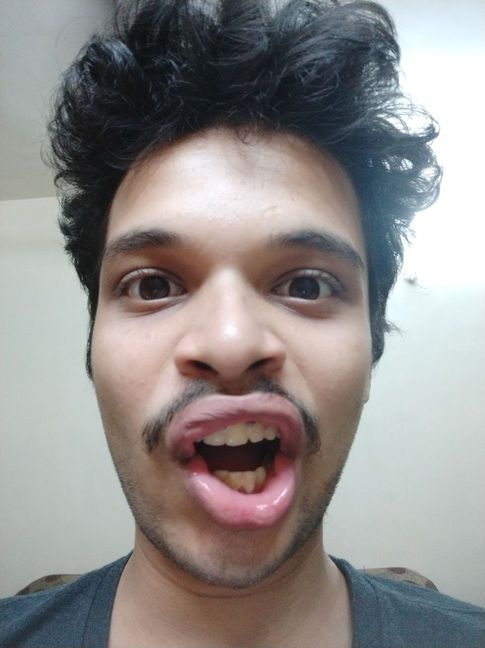
#> input picture training-data/s1/1.jpg, 485 x 648 px; its folder holds only this picture in this run
$ jupyter execute 'Face recognition based attendance system.ipynb'
#> lines starting #> are read from the running program, lines starting #| are printed output that depends on the picture
## Importing necessary packages

[cell 1]
import cv2
import os
import numpy as np

## Entering the names of the students

[cell 2]
subjects = ["", "Shubham Karande", "Yash Gosalia","Leonardo DiCaprio"]

## Setting today's date

[cell 3]
todays_date = 30
todays_date = todays_date - 1

 ## Loading the face detector (Haar Cascade)

[cell 4]
def detect_face(img):
    gray = cv2.cvtColor(img, cv2.COLOR_BGR2GRAY)
    face_cascade = cv2.CascadeClassifier('haarcascade_frontalface_default.xml')
    faces = face_cascade.detectMultiScale(gray, scaleFactor=1.2, minNeighbors=5);
    if (len(faces) == 0):
        return None, None
    (x, y, w, h) = faces[0]
    return gray[y:y+w, x:x+h], faces[0]

## Loading the face images of the students to train our model

[cell 5]
def prepare_training_data(data_folder_path):
#> called with data_folder_path = 'training-data'
    dirs = os.listdir(data_folder_path)
    faces = []
    labels = []
    for dir_name in dirs:
        if not dir_name.startswith("s"):
            continue;
        label = int(dir_name.replace("s", ""))
        subject_dir_path = data_folder_path + "/" + dir_name
        subject_images_names = os.listdir(subject_dir_path)
        for image_name in subject_images_names:
            if image_name.startswith("."):
                continue;
            image_path = subject_dir_path + "/" + image_name
            image = cv2.imread(image_path)
#> image is the input picture: shape (648, 485, 3); mean B, G, R 138.7, 139.9, 143.7
            cv2.imshow("Training on image...", image)
            cv2.waitKey(100)
            face, rect = detect_face(image)
#> in detect_face, `gray = cv2.cvtColor(img, cv2.COLOR_BGR2GRAY)`:
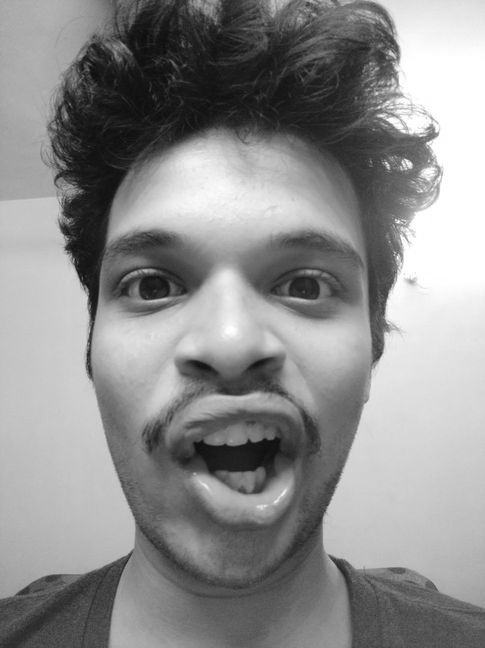
#> gray: shape (648, 485); min 10, max 255, mean 140.9
#> in detect_face, `faces = face_cascade.detectMultiScale(gray, scaleFactor=1.2, minNeighb..`: faces = [[42, 131, 378, 378]]
#> in detect_face, `(x, y, w, h) = faces[0]`: x = 42; y = 131; w = 378
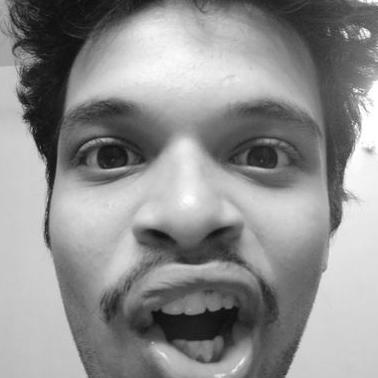
#> face: shape (378, 378); min 12, max 255, mean 142.9
#> rect = [42, 131, 378, 378]
            if face is not None:
                #add face to list of faces
                faces.append(face)
                #add label for this face
                labels.append(label)
#> pass 2 of the loop in prepare_training_data, `for dir_name in dirs:`:
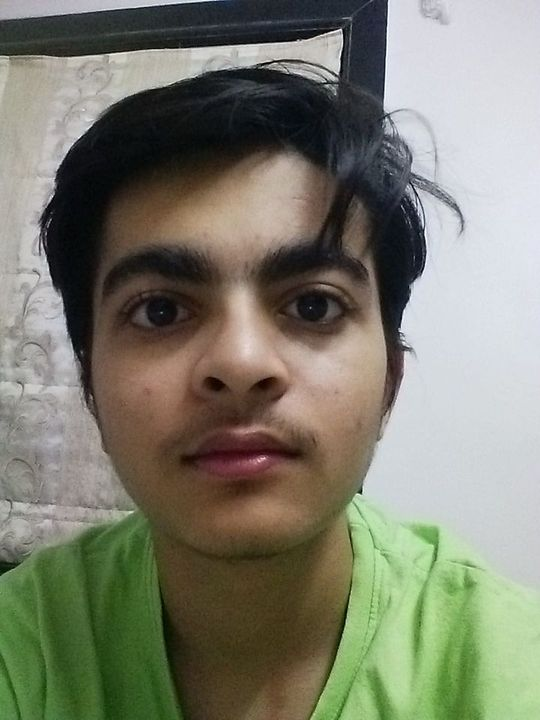
#> input picture training-data/s2/01.jpg, 540 x 720 px
#> in prepare_training_data, image is the input picture: shape (720, 540, 3); mean B, G, R 109.7, 125.3, 124.4
#> in detect_face (call 2), `gray = cv2.cvtColor(img, cv2.COLOR_BGR2GRAY)`:
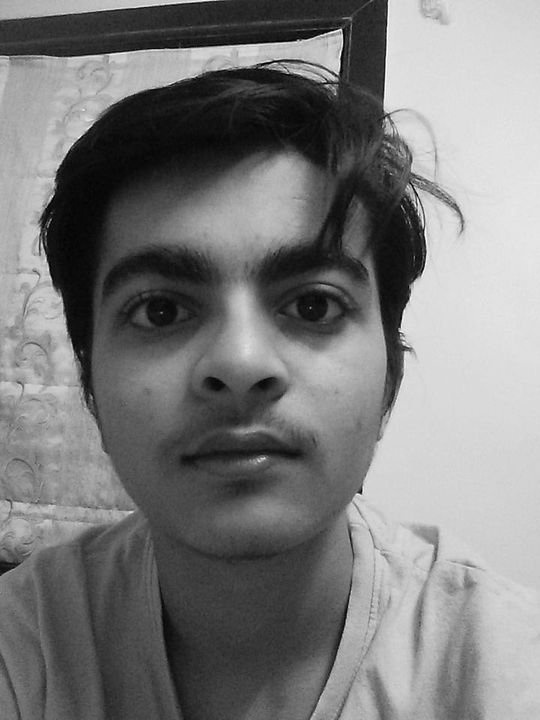
#> gray: shape (720, 540); min 0, max 254, mean 123.3
#> in detect_face (call 2), `faces = face_cascade.detectMultiScale(gray, scaleFactor=1.2, minNeighb..`: faces = [[45, 152, 389, 389]]
#> in detect_face (call 2), `(x, y, w, h) = faces[0]`: x = 45; y = 152; w = 389
#> in prepare_training_data, `face, rect = detect_face(image)`:
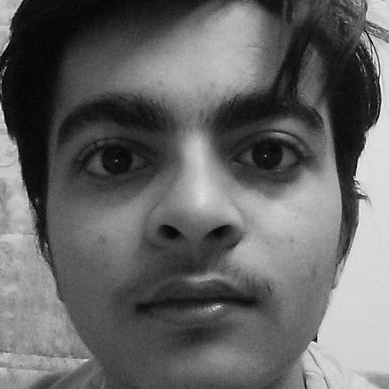
#> face: shape (389, 389); min 0, max 254, mean 101.3
#> in prepare_training_data, `face, rect = detect_face(image)`: rect = [45, 152, 389, 389]
    cv2.destroyAllWindows()
    cv2.waitKey(1)
    cv2.destroyAllWindows()

    return faces, labels

## preparing the data for training

[cell 6]
print("Preparing data...")
faces, labels = prepare_training_data("training-data")
#> faces = 2 items; labels = [1, 2]
print("Data prepared")
print ("total faces:",len(faces))
#| total faces: 2
print ("total labels:",len(labels))
#| total labels: 2
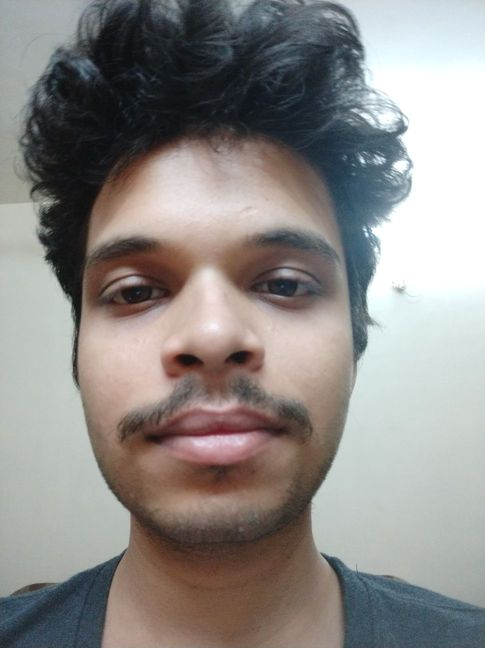
#> input picture test-data/test1.jpg, 485 x 648 px
#> further down, test_img1 is the input picture: shape (648, 485, 3); mean B, G, R 135.5, 138.1, 141.6

## create an instance of the LBPH Face Recognizer

[cell 7]
face_recognizer = cv2.face.LBPHFaceRecognizer_create()

## Training the Face Recognizer on our dataset

[cell 8]
face_recognizer.train(faces, np.array(labels))

## Drawing the rectangle and displying the name of the student recognized (for testing purposes)

[cell 9]
def draw_rectangle(img, rect):
    (x, y, w, h) = rect
    cv2.rectangle(img, (x, y), (x+w, y+h), (0, 255, 0), 2)

def draw_text(img, text, x, y):
    cv2.putText(img, text, (x, y), cv2.FONT_HERSHEY_PLAIN, 1.5, (0, 255, 0), 2)

## Recognizing a face

[cell 10]
def predict(test_img):
    img = test_img.copy()
    face, rect = detect_face(img)
#> in detect_face (call 3), `gray = cv2.cvtColor(img, cv2.COLOR_BGR2GRAY)`:
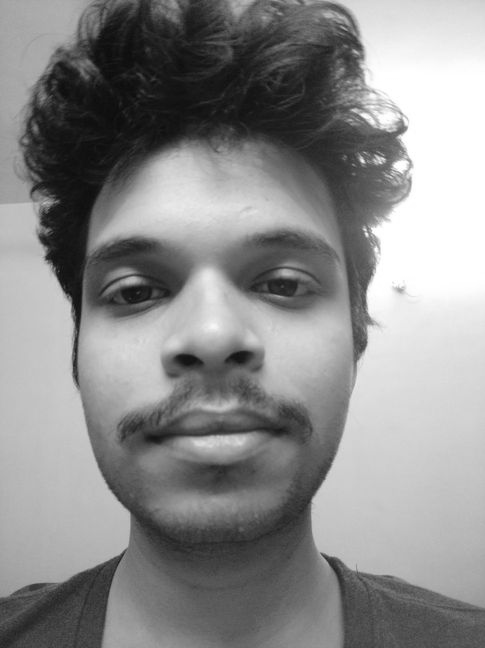
#> gray: shape (648, 485); min 10, max 255, mean 138.8
#> in detect_face (call 3), `faces = face_cascade.detectMultiScale(gray, scaleFactor=1.2, minNeighb..`: faces = [[31, 133, 373, 373]]
#> in detect_face (call 3), `(x, y, w, h) = faces[0]`: x = 31; y = 133; w = 373
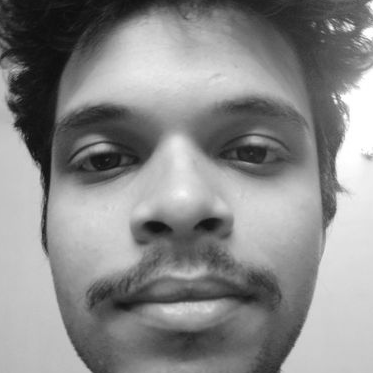
#> face: shape (373, 373); min 13, max 255, mean 137.2
#> rect = [31, 133, 373, 373]

    label= face_recognizer.predict(face)
#> label = (1, 21.12)
    label_text = subjects[label[0]]
#> label_text = 'Shubham Karande'
    global predicted_name
    predicted_name = label_text
#> predicted_name = 'Shubham Karande'
    draw_rectangle(img, rect)
#> in draw_rectangle, `(x, y, w, h) = rect`: x = 31; y = 133; w = 373
    draw_text(img, label_text, rect[0], rect[1]-5)
#> in draw_text, `cv2.putText(img, text, (x, y), cv2.FONT_HERSHEY_PLAIN, 1.5, (0, 255, 0..`:
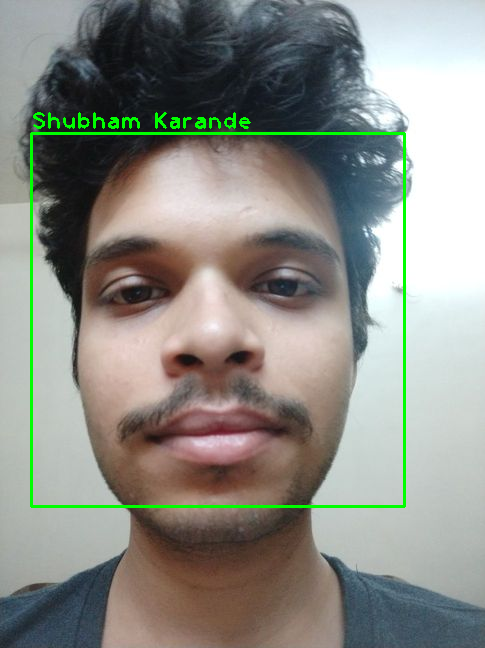
#> img: shape (648, 485, 3); mean B, G, R 133.3, 140.5, 139.4

    return img

## Testing our system on a test image

[cell 11]
print("Predicting images...")

#load test images
test_img1 = cv2.imread('test-data/test1.jpg')
#test_img2 = cv2.imread('test-data/test2.jpg')
#test_img3 = cv2.imread('test-data/test3.jpg')


#perform a prediction
predicted_img1 = predict(test_img1)
#predicted_img2 = predict(test_img2)
#predicted_img3 = predict(test_img3)
print("Prediction complete")

#display both images
cv2.imshow(subjects[1], predicted_img1)
#cv2.imshow(subjects[2], predicted_img2)
#cv2.imshow(subjects[3], predicted_img3)
cv2.waitKey(0)
cv2.destroyAllWindows()

[cell 12]
type(test_img1)

## Name of the student recognized

[cell 13]
predicted_name
#> Out = 'Shubham Karande'

## Database of Students roll numbers

[cell 14]
rollnumbers = {
		"Shubham Karande" : 7,
		"Leonardo DiCaprio" : 1,
		"Yash Gosalia" : 1}

[cell 15]
current_student_rollno= rollnumbers[predicted_name]
#> current_student_rollno = 7

## Roll Number of the current student detected

[cell 16]
current_student_rollno
#> Out = 7
